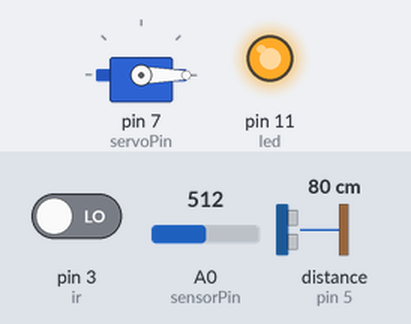
The sketch below on a simulated Arduino Uno, built with avr-gcc and run on an emulated ATmega328P. Shown: servo, output pins drawn as LEDs (lit = HIGH). Wiring (inferred from the names in the program): ultrasonic range finder: trigger pin 4; echo pin 5. The test bench sets the inputs (shaded band); at power-on: distance to the obstacle (sensor on pin 5) 80 cm, pin 3 (ir) LOW, A0 (sensorPin) = 512. The echo pulse lasts 58.3 µs per cm; pins used as bus, display or sensor lines are not drawn; what the sketch prints to the serial monitor is not drawn.

Above: at 1.3 s.
1.4 s: distance to the obstacle (sensor on pin 5) set to 23 cm
5.6 s: distance to the obstacle (sensor on pin 5) set to 18 cm
At 9.7 s:
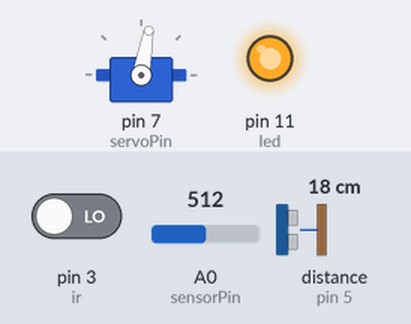
9.8 s: distance to the obstacle (sensor on pin 5) set to 35 cm
At 10.4 s:
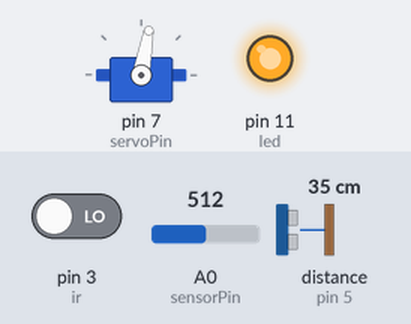
11.3 s: pin 3 (ir) driven HIGH
At 15.0 s:
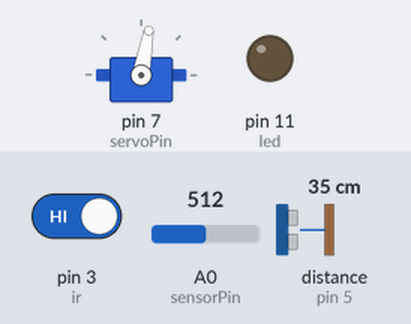
15.3 s: pin 3 (ir) driven LOW
At 18.2 s:
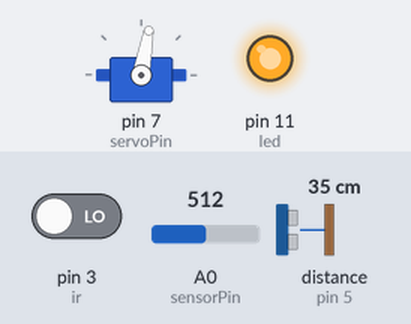
Timing chart, 0 to 19.4 s (numbered marks = the images above; inputs shaded):
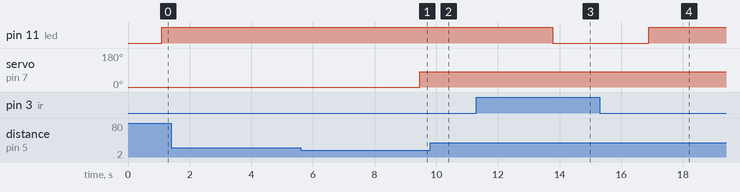

The sketch:

blue1.ino
```cpp
#include <Servo.h>   //servo library
Servo servo;
#include <SoftwareSerial.h>
SoftwareSerial BTserial(8, 9); // RX | TX
int sensorPin = A0;
int sensorValue = 0;
int trigPin = 4;
int echoPin = 5;
int servoPin = 7;
int led=11;
long duration, dist, average;
long aver[3];   //array for average
int ir=3;
int val;


void setup() {
    Serial.begin(9600);
    BTserial.begin(9600);

    pinMode(ir,INPUT);
    pinMode(led,OUTPUT);
    servo.attach(servoPin);
    pinMode(trigPin, OUTPUT);
    pinMode(echoPin, INPUT);
    servo.write(0);         //close cap on power on
    delay(100);
    servo.detach();

}

void measure() {
digitalWrite(10,HIGH);
digitalWrite(trigPin, LOW);
delayMicroseconds(5);
digitalWrite(trigPin, HIGH);
delayMicroseconds(15);
digitalWrite(trigPin, LOW);
pinMode(echoPin, INPUT);
duration = pulseIn(echoPin, HIGH);
dist = (duration/2) / 29.1;    //obtain distance
}
void loop() {
  sensorValue = analogRead(sensorPin);
  val=digitalRead(ir);
  if(val==HIGH){
    delay(2000);
    digitalWrite(led,LOW);
    BTserial.print("BIN EMPTY");


BTserial.print(",");


BTserial.print("ADD TRASH");

BTserial.print(";");
    Serial.print(val);
  }
  else{
    delay(1000);
    digitalWrite(led,HIGH);
    BTserial.print("BIN FULL");
    BTserial.print(",");


BTserial.print("THROW TRASH");

BTserial.print(";");
    Serial.print(val);


  }

  for (int i=0;i<=2;i++) {   //average distance
    measure();
   aver[i]=dist;
    delay(10);              //delay between measurements
  }
 dist=(aver[0]+aver[1]+aver[2])/3;

if ( dist<20 ) {
//Change distance as per your need

 servo.attach(servoPin);
  delay(1);
 servo.write(0);
 delay(3000);
 servo.write(80);
 delay(200);
 servo.detach();
}
//Serial.print(dist);
}
```

Measured:
- the behaviour switches between 21 and 20 cm on distance to the obstacle (sensor on pin 5) (found by bisection; images 0 and 1)
- after the input at 1.4 s, every drawn part: stays the same
- after the input at 5.6 s, servo on pin 7 (servoPin): 0° → 80° after 3.9 s
- after the input at 9.8 s, servo on pin 7 (servoPin): stays 80° (without the input it goes to 0° after 0.92 s)
- after the input at 11.3 s, pin 11 (led): HIGH → LOW after 2.5 s
- after the input at 15.3 s, pin 11 (led): LOW → HIGH after 1.6 s
